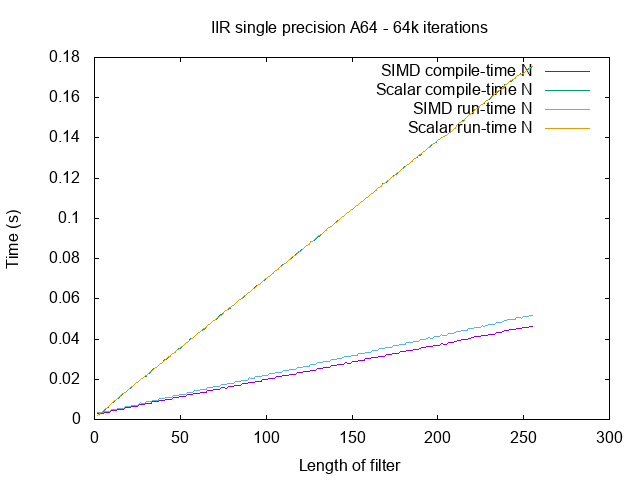

gnuplot code for this plot:
set title "IIR single precision A64 - 64k iterations"

set xlabel "Length of filter"
set ylabel "Time (s)"

plot "iir-a64.dat" u 1:2 w lines t "SIMD compile-time N", \
     "" u 1:3 w lines t "Scalar compile-time N", \
     "" u 1:4 w lines t "SIMD run-time N", \
     "" u 1:5 w lines t "Scalar run-time N"
